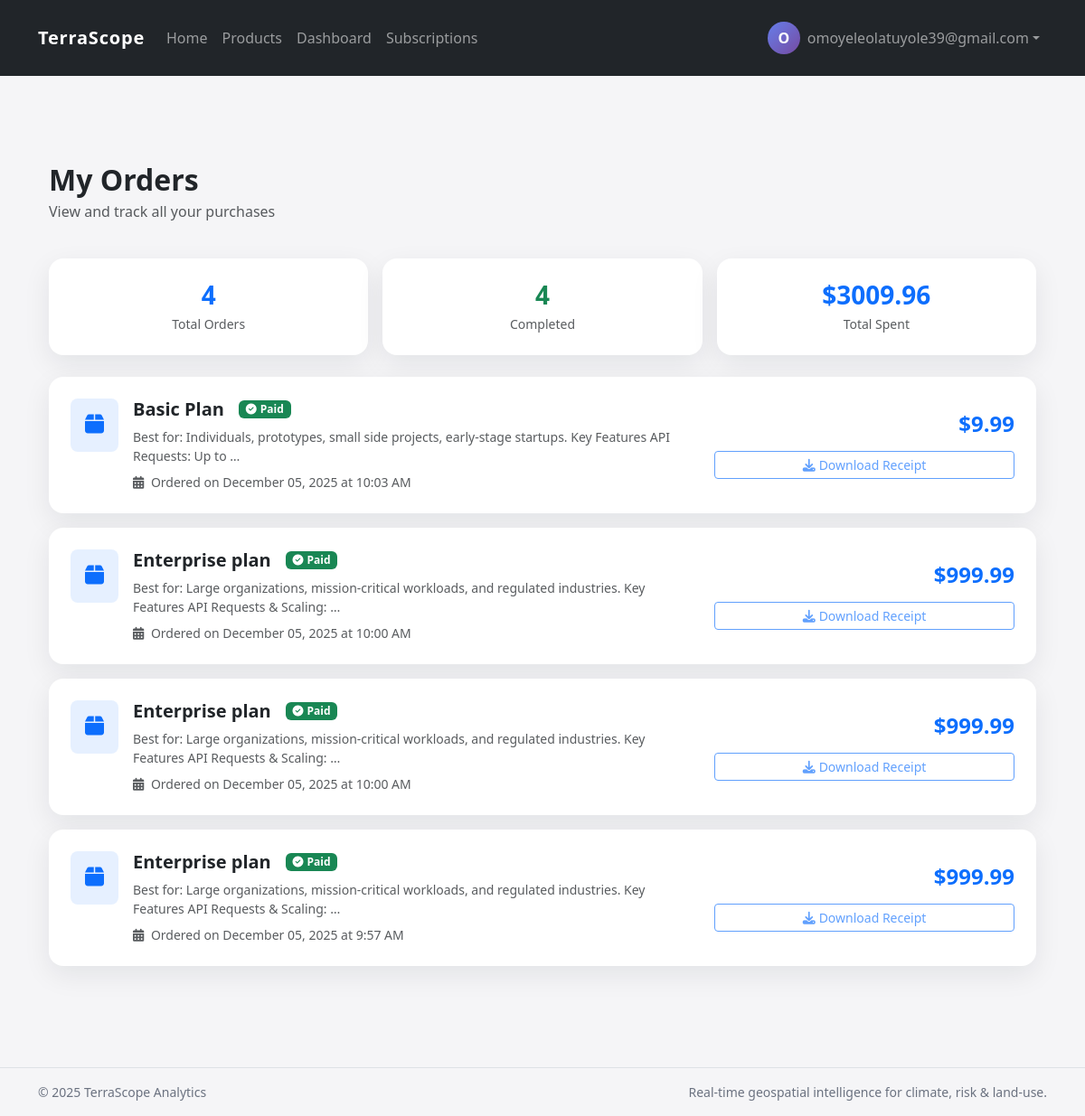
Screenshot of /orders/ (signed in) with the database file from the repository.
### shop/models.py (models this page shows, shortened)
class CustomUser(AbstractUser):
    email = models.EmailField(unique=True)
    is_email_verified = models.BooleanField(default=False)
    is_2fa_enabled = models.BooleanField(default=False)
    totp_secret = models.CharField(max_length=32, blank=True, null=True)
    email_verification_code = models.CharField(max_length=6, blank=True, null=True)
    email_verification_expires_at = models.DateTimeField(blank=True, null=True)
    groups = models.ManyToManyField(
        'auth.Group',
        verbose_name='groups',
        blank=True,
        help_text='The groups this user belongs to.',
        related_name='customuser_set',
        related_query_name='user',
    )
    user_permissions = models.ManyToManyField(
        'auth.Permission',
        verbose_name='user permissions',
        blank=True,
        help_text='Specific permissions for this user.',
        related_name='customuser_set',
        related_query_name='user',
    )
    USERNAME_FIELD = 'email'
    REQUIRED_FIELDS = ['username']

class Order(models.Model):
    STATUS_CHOICES = [
        ("pending", "Pending"),
        ("paid", "Paid"),
        ("cancelled", "Cancelled"),
    ]
    user = models.ForeignKey(settings.AUTH_USER_MODEL, on_delete=models.CASCADE)
    product = models.ForeignKey(Product, on_delete=models.CASCADE)
    created_at = models.DateTimeField(auto_now_add=True)
    status = models.CharField(max_length=20, choices=STATUS_CHOICES, default="pending")
    total_price = models.DecimalField(max_digits=10, decimal_places=2)

class Product(models.Model):
    name = models.CharField(max_length=200)
    description = models.TextField(blank=True)
    price = models.DecimalField(max_digits=10, decimal_places=2)
    category = models.CharField(max_length=100, blank=True)
    active = models.BooleanField(default=True)
    created_at = models.DateTimeField(auto_now_add=True)

### shop/views.py (the view)
# urls.py: path('orders/', views.orders_page, name='orders'),
@login_required(login_url="signin")
def orders_page(request):
    orders = Order.objects.filter(user=request.user).order_by('-created_at')
    paid_orders = orders.filter(status='paid')
    paid_orders_count = paid_orders.count()
    total_spent = sum(order.total_price for order in paid_orders)
    context = {
        'orders': orders,
        'paid_orders_count': paid_orders_count,
        'total_spent': total_spent,
    }
    return render(request, "shop/orders.html", context)

### shop/templates/shop/orders.html (shortened to what this page needs)
{% extends "base.html" %}
{% block content %}
<div class="container py-5">
    <div class="row mb-4">
        <div class="col-12">
            <h2 class="fw-bold mb-1">My Orders</h2>
            <p class="text-muted">View and track all your purchases</p>
        </div>
    </div>
    <div class="row mb-4 g-3">
        <div class="col-md-4">
            <div class="card card-soft border-0">
                <div class="card-body text-center p-4">
                    <h3 class="fw-bold text-primary mb-1">{{ orders|length }}</h3>
                    <p class="text-muted mb-0 small">Total Orders</p>
                </div>
            </div>
        </div>
        <div class="col-md-4">
            <div class="card card-soft border-0">
                <div class="card-body text-center p-4">
                    <h3 class="fw-bold text-success mb-1">{{ paid_orders_count }}</h3>
                    <p class="text-muted mb-0 small">Completed</p>
                </div>
            </div>
        </div>
        <div class="col-md-4">
            <div class="card card-soft border-0">
                <div class="card-body text-center p-4">
                    <h3 class="fw-bold text-primary mb-1">${{ total_spent }}</h3>
                    <p class="text-muted mb-0 small">Total Spent</p>
                </div>
            </div>
        </div>
    </div>
    {% if orders %}
    <div class="row">
        <div class="col-12">
            {% for order in orders %}
            <div class="card card-soft border-0 mb-3">
                <div class="card-body p-4">
                    <div class="row align-items-center">
                        <div class="col-lg-8">
                            <div class="d-flex align-items-start">
                                <div class="bg-primary bg-opacity-10 p-3 rounded-3 me-3">
                                    <i class="fas fa-box text-primary fs-4"></i>
                                </div>
                                <div class="flex-grow-1">
                                    <div class="d-flex align-items-center mb-2">
                                        <h5 class="fw-bold mb-0 me-3">{{ order.product.name }}</h5>
                                        {% if order.status == 'paid' %}
                                            <span class="badge bg-success">
                                                <i class="fas fa-check-circle me-1"></i>Paid
                                            </span>
                                        {% elif order.status == 'pending' %}
                                            <span class="badge bg-warning">
                                                <i class="fas fa-clock me-1"></i>Pending
                                            </span>
                                        {% elif order.status == 'cancelled' %}
                                            <span class="badge bg-danger">
                                                <i class="fas fa-times-circle me-1"></i>Cancelled
                                            </span>
                                        {% endif %}
                                    </div>
                                    <p class="text-muted mb-2 small">
                                        {{ order.product.description|truncatewords:15 }}
                                    </p>
                                    <div class="text-muted small">
                                        <i class="fas fa-calendar-alt me-1"></i>
                                        Ordered on {{ order.created_at|date:"F d, Y" }} at {{ order.created_at|date:"g:i A" }}
                                    </div>
                                </div>
                            </div>
                        </div>
                        <div class="col-lg-4 text-lg-end mt-3 mt-lg-0">
                            <h4 class="fw-bold text-primary mb-3">${{ order.total_price }}</h4>
                            <div class="d-flex flex-column gap-2">
                                {% if order.status == 'paid' %}
                                    <button class="btn btn-sm btn-outline-primary" disabled>
                                        <i class="fas fa-download me-1"></i>Download Receipt
                                    </button>
                                {% elif order.status == 'pending' %}
                                    <a href="{% url 'checkout' order.product.id %}" class="btn btn-sm btn-primary">
                                        <i class="fas fa-credit-card me-1"></i>Complete Payment
                                    </a>
                                {% endif %}
                            </div>
                        </div>
                    </div>
                </div>
            </div>
            {% endfor %}
        </div>
    </div>
    {% endif %}
</div>
{% endblock %}

### shop/templates/base.html (shortened to what this page needs)
<!DOCTYPE html>
<html lang="en">
<head>
    <link href="https://cdn.jsdelivr.net/npm/bootstrap@5.3.3/dist/css/bootstrap.min.css" rel="stylesheet">
    <link rel="stylesheet" href="https://cdnjs.cloudflare.com/ajax/libs/font-awesome/6.4.0/css/all.min.css">
</head>
<body>
<nav class="navbar navbar-expand-lg navbar-dark bg-dark py-3">
    <div class="container">
        <a class="navbar-brand" href="{% url 'home' %}">TerraScope</a>
        <div class="collapse navbar-collapse" id="mainNav">
            <ul class="navbar-nav me-auto align-items-lg-center">
                <li class="nav-item">
                    <a class="nav-link {% if request.path == '/' %}active{% endif %}" href="{% url 'home' %}">Home</a>
                </li>
                <li class="nav-item">
                    <a class="nav-link {% if '/products/' in request.path %}active{% endif %}" href="{% url 'products' %}">Products</a>
                </li>
                {% if user.is_authenticated %}
                <li class="nav-item">
                    <a class="nav-link {% if '/dashboard/' in request.path %}active{% endif %}" href="{% url 'dashboards' %}">Dashboard</a>
                </li>
                <li class="nav-item">
                    <a class="nav-link" href="/subscriptions/">Subscriptions</a>
                </li>
                {% endif %}
            </ul>
            <ul class="navbar-nav align-items-lg-center">
                {% if user.is_authenticated %}
                <li class="nav-item dropdown">
                    <a class="nav-link dropdown-toggle d-flex align-items-center" href="#"
                       id="userDropdown" role="button" data-bs-toggle="dropdown"
                       aria-expanded="false">
                        <div class="user-avatar me-2">
                            {{ user.username|first|upper }}
                        </div>
                        <span class="d-none d-md-inline">{{ user.username }}</span>
                    </a>
                </li>
                {% endif %}
            </ul>
        </div>
    </div>
</nav>
<main class="container my-4 my-md-5">
    {% block content %}{% endblock %}
</main>
<footer class="border-top py-3 mt-4">
    <div class="container d-flex flex-column flex-md-row justify-content-between">
        <span>© {% now "Y" %} TerraScope Analytics</span>
        <span>Real‑time geospatial intelligence for climate, risk & land‑use.</span>
    </div>
</footer>
</body>
</html>

### shop/templates/base.html (style rules this page uses)
body { background-color: #f5f5f7; font-family: system-ui, -apple-system, BlinkMacSystemFont, "Segoe UI", sans-serif; }
.navbar-brand { font-weight: 700; letter-spacing: .04em; }
.card-soft { border: none; border-radius: 16px; box-shadow: 0 10px 30px rgba(15, 23, 42, 0.08); transition: transform .2s ease, box-shadow .2s ease; }
footer { color: #6b7280; font-size: 0.875rem; }
.user-avatar { width: 36px; height: 36px; border-radius: 50%; background: linear-gradient(135deg, #667eea 0%, #764ba2 100%); color: white; display: flex; align-items: center; justify-content: center; font-weight: 600; font-size: 16px; }

### rows the page displays
CustomUser: username|first "O", username "omoyeleolatuyole39@gmail.com"
Order: product.name "Basic Plan", status "paid" (drawn), product.description "Best for: Individuals, prototypes, small side projects, early-stage startups. Key Features API Requests: Up to …", created_at "December 05, 2025", created_at "10:03 AM", total_price "9.99"
Order: product.name "Enterprise plan", status "paid" (drawn), product.description "Best for: Large organizations, mission-critical workloads, and regulated industries. Key Features API Requests & Scaling: …", created_at "December 05, 2025", created_at "10:00 AM", total_price "999.99"
Order: product.name "Enterprise plan", status "paid" (drawn), product.description "Best for: Large organizations, mission-critical workloads, and regulated industries. Key Features API Requests & Scaling: …", created_at "December 05, 2025", created_at "10:00 AM", total_price "999.99"
Order: product.name "Enterprise plan", status "paid" (drawn), product.description "Best for: Large organizations, mission-critical workloads, and regulated industries. Key Features API Requests & Scaling: …", created_at "December 05, 2025", created_at "9:57 AM", total_price "999.99"

### other values shown
{{ orders|length }} "4"
{{ paid_orders_count }} "4"
{{ total_spent }} "3009.96"
